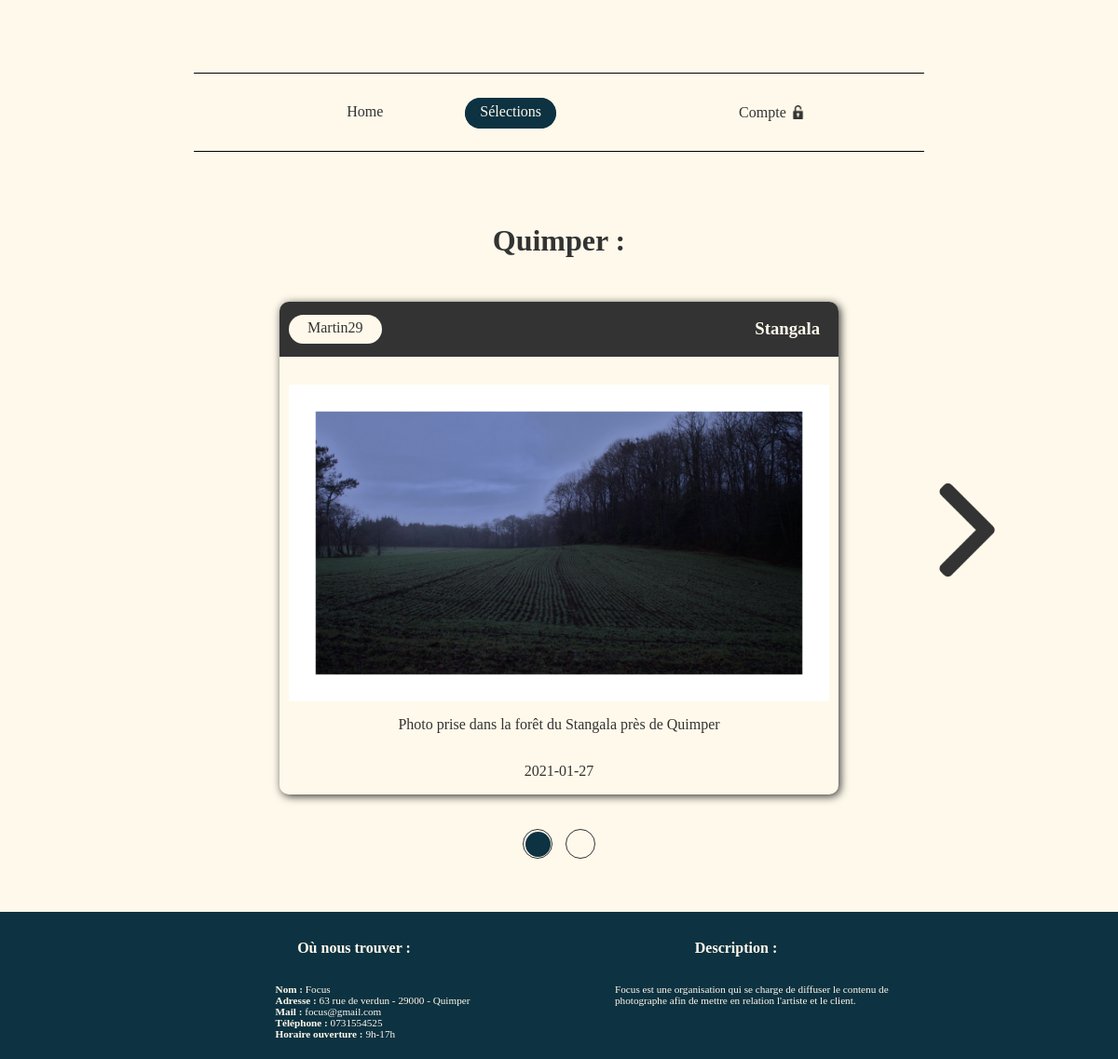
The page /affichageSelection.php?sel_id=4&elt_id=1 on the database its author committed.
### tables this page shows
CREATE TABLE `t_element_ele` (
  `ele_numero` int(11) NOT NULL,
  `ele_intitule` varchar(200) NOT NULL,
  `ele_descriptif` varchar(500) NOT NULL,
  `ele_date` date NOT NULL,
  `ele_fichierImage` varchar(100) NOT NULL,
  `ele_etat` char(1) NOT NULL
);

CREATE TABLE `t_selection_sel` (
  `sel_numero` int(11) NOT NULL,
  `sel_intitule` varchar(100) NOT NULL,
  `sel_texteIntro` varchar(500) NOT NULL,
  `sel_date` date NOT NULL,
  `com_pseudo` varchar(60) NOT NULL
);

CREATE TABLE `t_presentation_pre` (
  `pre_numero` int(11) NOT NULL,
  `pre_nomStruct` varchar(80) NOT NULL,
  `pre_adresse` varchar(100) NOT NULL,
  `pre_adresseMail` varchar(100) NOT NULL,
  `pre_numeroTel` varchar(10) NOT NULL,
  `pre_horaireOuverture` varchar(10) NOT NULL,
  `pre_texte` varchar(500) NOT NULL,
  `com_pseudo` varchar(60) NOT NULL
);

### affichageSelection.php (the view, shortened to what this page needs)
<!DOCTYPE html>
<html lang="fr" dir="ltr">
<head>
   <link rel="stylesheet" href="../../css/selection.css" />
   <link rel="stylesheet" href="../../css/navBar.css" />
   <link rel="stylesheet" href="../../css/footer.css" />
</head>
<body>
   <aside>
      <ul class="navBar" >
         <li><a href="../../index.php">Home</a></li>
         <li><a href="selection.php" class="bouton">Sélections</a></li>
         <?php
         if(isset($_SESSION['login'])){
            echo "<li class='menu compte'><a>Compte<img class='lock' src='../../assets/logos/padlock_bc.png'></img></a>";
         }else{
            echo "<li class='menu compte'><a>Compte<img class='lock' src='../../assets/logos/padlock_bo.png'></img></a>";
         }
         ?>
         </li>
      </ul>
   </aside>
   <?php
   require('../connexionBDD.php');
   $nbRowsSuiv=0;
   $nbEle=0;
   if(!empty($_GET['elt_id']) and is_int((int)$_GET['elt_id']) and is_int((int)$_GET['sel_id']) and isset($_GET['sel_id']) and isset($_GET['elt_id'])){
      $sel_id=(int)htmlspecialchars($_GET['sel_id']);
      $elt_id=(int)htmlspecialchars($_GET['elt_id']);
      $reqEle = "SELECT sel_intitule, ele_intitule, ele_descriptif, ele_date, ele_fichierImage, com_pseudo, ele_etat
                 FROM t_element_ele
                 JOIN tj_relie_rel USING(ele_numero)
                 JOIN t_selection_sel USING(sel_numero)
                 WHERE ele_numero=$elt_id
                 AND sel_numero=$sel_id";
      $resEle = $mysqli->query($reqEle);
      $nbEle = $resEle->num_rows;
      if(!$resEle){
         echo "Error: La requête a echoué \n";
         echo "Errno: " . $mysqli->errno . "\n";
         echo "Error: " . $mysqli->error . "\n";
         exit();
      }
      else{
         $ele = $resEle->fetch_array(MYSQLI_ASSOC);
      }
      $reqEleSuiv = "SELECT ele_numero FROM t_element_ele
                     JOIN tj_relie_rel USING(ele_numero)
                     JOIN t_selection_sel USING(sel_numero)
                     WHERE sel_numero = $sel_id
                     AND ele_numero > $elt_id
                     LIMIT 1";
      $resEleSuiv = $mysqli->query($reqEleSuiv);
      $nbRowsSuiv = $resEleSuiv->num_rows;
      if(!$resEleSuiv){
         echo "Error: La requête a echoué \n";
         echo "Errno: " . $mysqli->errno . "\n";
         echo "Error: " . $mysqli->error . "\n";
         exit();
      }
      else{
         $eleSuiv = $resEleSuiv->fetch_array(MYSQLI_ASSOC);
      }
      $reqCptEle = "SELECT ele_numero
                    FROM t_element_ele
                    JOIN tj_relie_rel USING(ele_numero)
                    WHERE sel_numero='$_GET[sel_id]'";
      $resCptEle = $mysqli->query($reqCptEle);
   }
   ?>
   <?php
      if(!empty($elt_id) and $nbEle){
         echo "
            <h2 id='ancre'>".$ele['sel_intitule']." :</h2>
            <section>
               <article class='imgUser'>
                  <div class='headerPublic'>
                     <a href='#'>".$ele['com_pseudo']."</a>
                     <h3>".$ele['ele_intitule']."</h3>
                  </div>
                  <img src='../../assets/img/".$ele['ele_fichierImage']."' alt='img1'>
                  <p>".$ele['ele_descriptif']."</p>
                  <p>".$ele['ele_date']."</p>
               </article>
            </section>";
      }
      if($nbEle){
         if($nbRowsSuiv){
            echo "<a href='affichageSelection.php?sel_id=".$sel_id."&elt_id=".$eleSuiv['ele_numero']."#ancre'><img class='flecheDroite' src='../../assets/logos/flecheDroite.png' alt='flecheDroite'></a>";
         }
         echo "<section class='indice'>";
         while ($cptEle = $resCptEle->fetch_assoc()) {
            if($cptEle['ele_numero']==$elt_id){
               echo "<a class='indiceB' href='affichageSelection.php?sel_id=".$sel_id."&elt_id=".$cptEle['ele_numero']."#ancre'></a>";
            }
            else{
               echo "<a class='indiceG' href='affichageSelection.php?sel_id=".$sel_id."&elt_id=".$cptEle['ele_numero']."#ancre'></a>";
            }
         }
         echo "</section>";
      }
      elseif(!isset($_GET['elt_id']) or !isset($_GET['sel_id'])){
         echo "<h1 class='emptySel'>Vous devez mentionner une sélection et un élément</h1>";
      }
      elseif (empty($_GET['sel_id'])) {
         echo "<h1 class='emptySel'>La sélection n'existe pas</h1>";
      }
      elseif(empty($_GET['elt_id'])){
         echo "<h1 class='emptySel'>La sélection est vide</h1>";
      }
      elseif(!is_int($_GET['elt_id']) or !is_int($_GET['sel_id'])){
         echo "<h1 class='emptySel'>Le numéro de l'élément/sélection est invalide</h1>";
      }
      else{
         echo "<h1 class='emptySel'>Element inconnu</h1>";
      }
   ?>
   <?php require('../footer.php'); ?>
</body>
</html>

### footer.php (shortened to what this page needs)
<?php
require('connexionBDD.php');
$reqStruc = "SELECT pre_nomStruct, pre_adresse, pre_adresseMail, pre_numeroTel, pre_horaireOuverture, pre_texte
             FROM t_presentation_pre;";
$resStruc = $mysqli->query($reqStruc);
if(!$resStruc){
   echo "Error: La requête a echoué \n";
   echo "Errno: " . $mysqli->errno . "\n";
   echo "Error: " . $mysqli->error . "\n";
   exit();
}
else{
   $struc = $resStruc->fetch_array(MYSQLI_ASSOC);
}
?>
<footer id="contact">
   <article class="infosOrga">
      <h2>Où nous trouver : </h2>
      <ul>
         <li><B>Nom : </B><?php echo $struc['pre_nomStruct'] ?></li>
         <li><B>Adresse : </B><?php echo $struc['pre_adresse'] ?></li>
         <li><B>Mail : </B><?php echo $struc['pre_adresseMail'] ?></li>
         <li><B>Téléphone : </B><?php echo $struc['pre_numeroTel'] ?></li>
         <li><B>Horaire ouverture : </B><?php echo $struc['pre_horaireOuverture'] ?></li>
      </ul>
   </article>
   <article class="infosOrga">
      <h2>Description :</h2>
      <ul>
         <li class="description"><?php echo $struc['pre_texte'] ?></li>
      </ul>
   </article>
</footer>

### selection.css (style rules this page uses)
html { scroll-behavior: smooth; margin: 0 }
p, a, a:visited { text-decoration: none; font-size: 1em; color: rgb(51, 51, 51); }
body { margin: 0; padding: 0; font-family: "Kiwi_Maru"; background-color: rgb(255, 249, 235); display: flex; flex-direction: column; align-items: center; position: relative; }
h2 { margin-top: 0px; color : rgb(51, 51, 51); font-size: 2em; }
section { display: flex; flex-direction: column; align-items: center; margin-bottom: 30px; }
.imgUser { display: flex; flex-direction: column; align-items: center; margin-top: 20px; width: 50vw; min-width:600px; box-shadow: 2px 2px 10px rgb(51, 51, 51); border-radius: 10px; }
.headerPublic { width: 100%; min-width: 600px; display: flex; align-items: center; justify-content:space-between; background-color: rgb(51, 51, 51); border-top-left-radius: 10px; border-top-right-radius:10px; color: rgb(255, 249, 235); }
.headerPublic a { margin-left: 10px; padding: 5px 20px 8px 20px; border-radius:50px; background-color: rgb(255, 249, 235); color:rgb(51, 51, 51); }
.headerPublic h3 { margin-right: 20px; }
.imgUser img { margin-top: 30px; max-width: 45vw; min-width: 580px; }
.flecheDroite, .flecheGauche { width:100px; position: absolute; top:50%; transform: translate(-50%,-50%); transition: all 0.2s; }
.flecheDroite { right: 5.2%; }
.indice { flex-direction: row; margin-bottom: 50px; height: auto; width: 600px; flex-wrap: wrap; align-items: center; justify-content: center; }
.indiceB, .indiceG { display: flex; align-items: center; justify-content: center; content: ''; width: 30px; height: 30px; background-color: rgb(255, 249, 235); border-radius: 50%; border: solid 1px rgb(51, 51, 51); margin:7px; }
.indiceB::after { content: ''; width: 90%; height: 90%; border-radius: 50%; background-color: rgb(13, 50, 65); }
.indiceG::after { content: ''; width: 80%; height:80%; border-radius: 50%; background-color: rgb(255, 249, 235); transition: all 0.2s; }

### navBar.css (style rules this page uses)
aside a, aside a:visited { color: rgb(51, 51, 51); text-decoration: none; }
aside { height: 30vh; width: 100%; display: flex; align-items: center; justify-content: center; }
.navBar { display: inline-flex; width: 60%; min-width:440px; justify-content:center; align-items: center; border-bottom: solid 1px black; border-top: solid 1px black; z-index: 10; background-color: rgb(255, 249, 235); list-style-type: none; padding: 4vh; transition: width 0.5s; }
.navBar li { text-align: center; margin-right: 6vw; }
.bouton, .bouton:visited { border-radius: 25px; padding: 5px 15px 9px 15px; border: solid 1px rgb(13, 50, 65); background-color: rgb(13, 50, 65); color: rgb(255, 249, 235); }
li a { border: solid 1px rgb(255, 249, 235); border-radius: 25px; transition: all 0.5s; padding: 5px 15px 9px 15px; }
.lock { width: 15px; margin-left: 5px; position: relative; top:2px; }
.compte { position: relative; left: 15%; }

### footer.css (style rules this page uses)
footer p, footer ul { text-decoration: none; color: rgb(255, 249, 235); }
footer li { font-size: 0.7em; }
footer h2 { color: rgb(255, 249, 235); font-size: 1em; }
footer ul { list-style-type: none; margin-left: 0; }
footer { padding-top: 30px; padding-bottom: 5px; width: 100%; background-color: rgb(13, 50, 65); display: flex; justify-content: center; bottom: 0; }
.infosOrga { margin-left: 50px; margin-right: 50px; display: flex; flex-direction: column; align-items: center; min-width: 280px; }
.description { width: 300px; }

### rows shown on the page
t_element_ele: t_selection_sel.sel_intitule "Quimper", t_selection_sel.com_pseudo "Martin29", ele_intitule "Stangala", ele_fichierImage (picture), ele_descriptif "Photo prise dans la forêt du Stangala près de Quimper", ele_date "2021-01-27"
t_presentation_pre: pre_nomStruct "Focus", pre_adresse "63 rue de verdun - 29000 - Quimper", pre_adresseMail "focus@gmail.com", pre_numeroTel "0731554525", pre_horaireOuverture "9h-17h", pre_texte "Focus est une organisation qui se charge de diffuser le contenu de photographe afin de mettre en relation l'artiste et le client."
